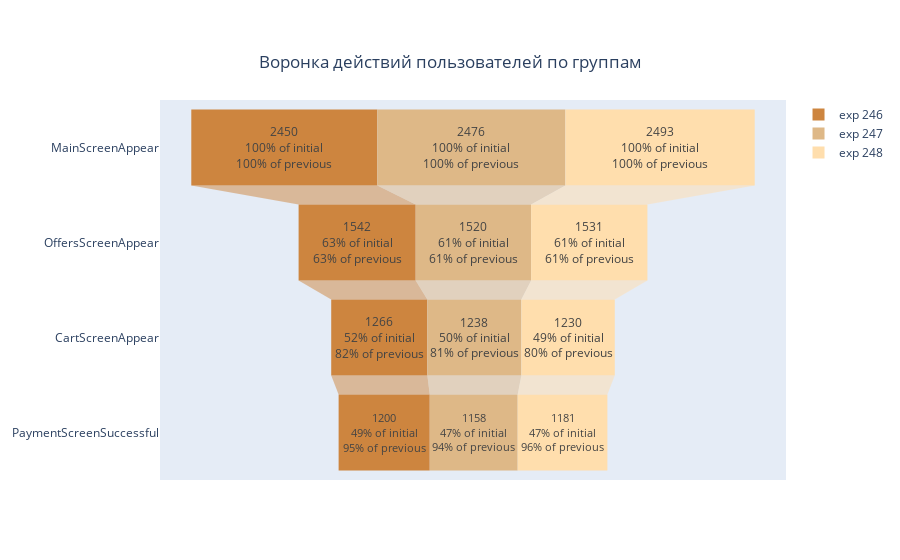

Write notebook code for a chart like this one.
### Markdown cell above
**Если смотреть по событиям то различия чуть больше 1 %**

### Code cell
fig = go.Figure()
fig.add_trace(go.Funnel(
    name = 'exp 246',
    y = funnel_246['event_name'],
    x = funnel_246['users_qty'],
    textposition = "inside",
    textinfo = "value+percent initial+percent previous",
    marker={'color':'#CD853F'}
    ))
fig.add_trace(go.Funnel(
    name = 'exp 247',
    y = funnel_247['event_name'],
    x = funnel_247['users_qty'],
    textposition = "inside",
    textinfo = "value+percent initial+percent previous",
    marker={'color':'#DEB887'}
    ))
fig.add_trace(go.Funnel(
    name = 'exp 248',
    y = funnel_248['event_name'],
    x = funnel_248['users_qty'],
    textposition = "inside",
    textinfo = "value+percent initial+percent previous",
    marker={'color':'#FFDEAD'}
    ))
fig.update_layout(
    title={
        'text': "Воронка действий пользователей по группам",
        'y':0.9,
        'x':0.5,
        'xanchor': 'center',
        'yanchor': 'top'})
fig.show()

### Figure 1 — Plotly figure (JSON) as saved in the notebook; plotly's stock layout.template omitted (floating-point values rounded to 4 significant figures)
{"data": [{"marker": {"color": "#CD853F"}, "name": "exp 246", "textinfo": "value+percent initial+percent previous", "textposition": "inside", "type": "funnel", "x": [2450, 1542, 1266, 1200], "y": ["MainScreenAppear", "OffersScreenAppear", "CartScreenAppear", "PaymentScreenSuccessful"]}, {"marker": {"color": "#DEB887"}, "name": "exp 247", "textinfo": "value+percent initial+percent previous", "textposition": "inside", "type": "funnel", "x": [2476, 1520, 1238, 1158], "y": ["MainScreenAppear", "OffersScreenAppear", "CartScreenAppear", "PaymentScreenSuccessful"]}, {"marker": {"color": "#FFDEAD"}, "name": "exp 248", "textinfo": "value+percent initial+percent previous", "textposition": "inside", "type": "funnel", "x": [2493, 1531, 1230, 1181], "y": ["MainScreenAppear", "OffersScreenAppear", "CartScreenAppear", "PaymentScreenSuccessful"]}], "layout": {"title": {"text": "Воронка действий пользователей по группам", "x": 0.5, "xanchor": "center", "y": 0.9, "yanchor": "top"}}}
